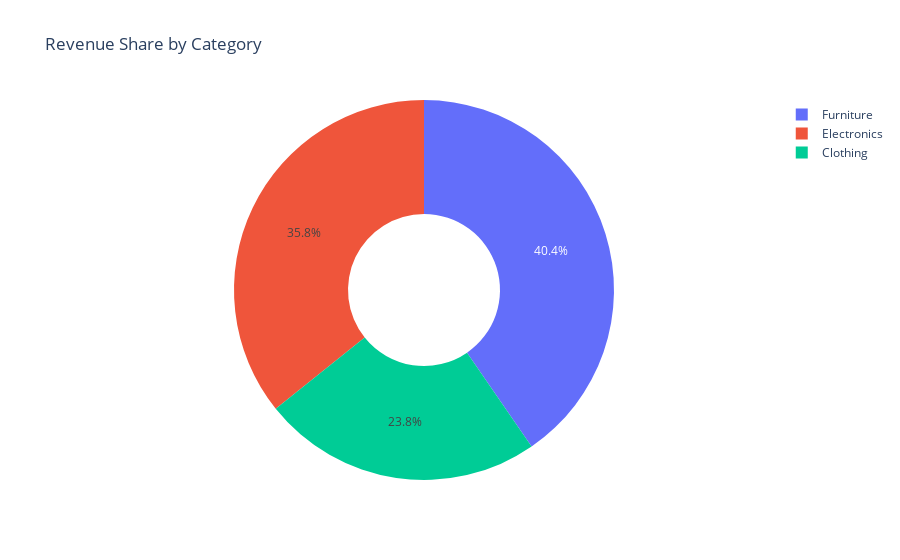

The notebook cell this image was saved under:
### Code cell
# Revenue Share by Category
category_sales = df.groupby('Category')['Revenue'].sum().reset_index()

fig = px.pie(category_sales, values='Revenue', names='Category', title='Revenue Share by Category', hole=0.4)
fig.show()

### Figure 1 — Plotly figure (JSON) as saved in the notebook; plotly's stock layout.template omitted (floating-point values rounded to 4 significant figures)
{"data": [{"domain": {"x": [0, 1], "y": [0, 1]}, "hole": 0.4, "hovertemplate": "Category=%{label}<br>Revenue=%{value}<extra></extra>", "labels": ["Clothing", "Electronics", "Furniture"], "legendgroup": "", "name": "", "showlegend": true, "type": "pie", "values": [575100.0, 863000.0, 975600.0]}], "layout": {"legend": {"tracegroupgap": 0}, "title": {"text": "Revenue Share by Category"}}}
